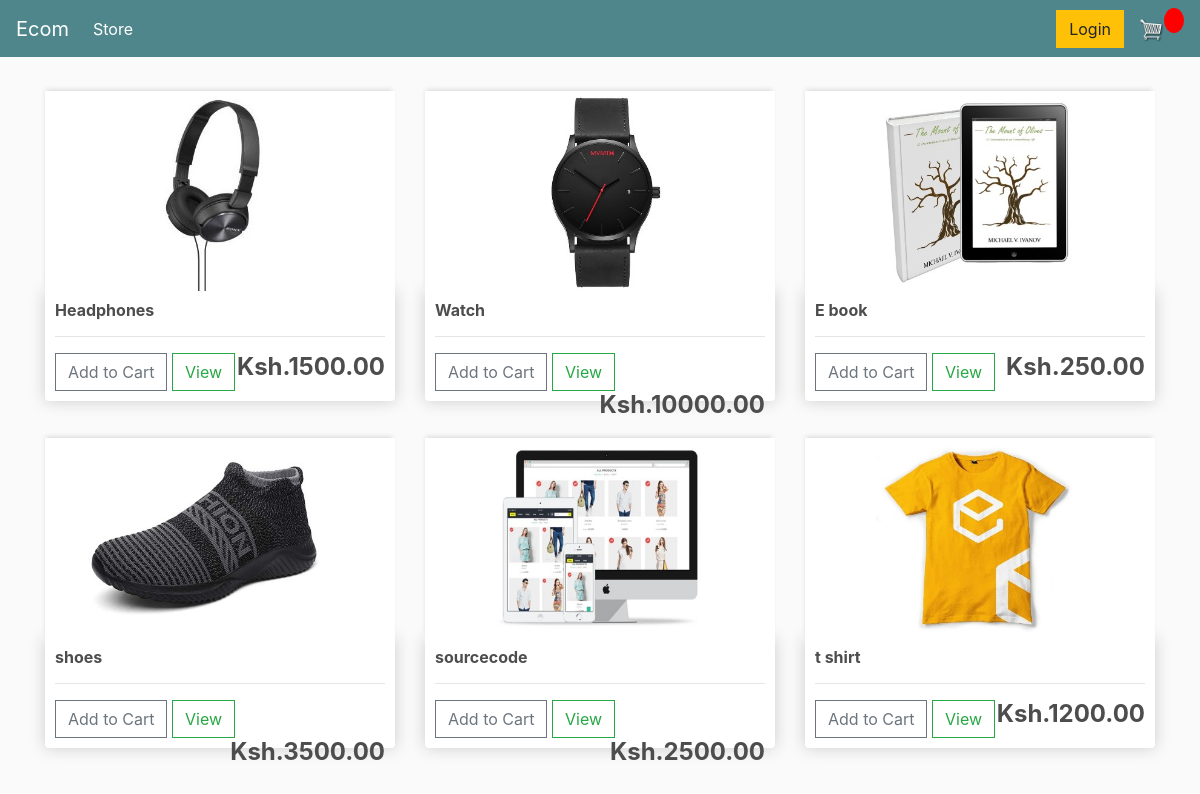
The page / on the database its author committed.
### store/models.py (models this page shows, shortened)
class Product(models.Model):
    name = models.CharField(max_length=200)
    price = models.FloatField()
    digital = models.BooleanField(default=False, null=True, blank=True)
    image = models.ImageField(null=True, blank=True)
    @property
    def imageURL(self):
        try:
            url = self.image.url
        except:
            url = ''
        return url

### store/views.py (the view)
# urls.py: path('', include('store.urls')),
def store(request):
    data = cartData(request)
    cartItems = data['cartItems']
    order = data['order']
    items = data['items']
    products = Product.objects.all()
    context = {'products': products, 'cartItems': cartItems}
    return render(request, 'store/store.html', context)

### store/templates/store/store.html
{% extends 'store/main.html' %}
{% load static %}
{% block content %}
	<div class="row">
		{% for product in products %}
		<div class="col-lg-4">
			<img class="thumbnail" src="{{product.imageURL}}">
			<div class="box-element product">
				<h6><strong>{{product.name}}</strong></h6>
				<hr>
				<button data-product={{product.id}} data-action="add" class="btn btn-outline-secondary add-btn update-cart">Add to Cart</button>
				<a class="btn btn-outline-success" href="#">View</a>
				<h4 style="display: inline-block; float: right"><strong>Ksh.{{product.price|floatformat:2}}</strong></h4>
			</div>
		</div>
		{% endfor %}
	</div>
{% endblock content %}

### store/templates/store/main.html (shortened to what this page needs)
<!DOCTYPE html>
{% load static %}
<html>
<head>
	<link rel="stylesheet" href="https://stackpath.bootstrapcdn.com/bootstrap/4.4.1/css/bootstrap.min.css">
	<link rel="stylesheet" type="text/css" href="{% static 'css/main.css' %}">
</head>
<body>
	<nav class="navbar navbar-expand-lg navbar-dark bg-dark">
	  <a class="navbar-brand" href="{% url 'store' %}">Ecom</a>
	  <div class="collapse navbar-collapse" id="navbarSupportedContent">
	    <ul class="navbar-nav mr-auto">
	      <li class="nav-item active">
	        <a class="nav-link" href="{% url 'store' %}">Store <span class="sr-only">(current)</span></a>
	      </li>
	    </ul>
	    <div class="form-inline my-2 my-lg-0">
	     	<a href="#"class="btn btn-warning">Login</a>
	     	<a href="{% url 'cart' %}">
	    		<img  id="cart-icon" src="{% static 'images/cart.png' %}">
	    	</a>
	    	<p id="cart-total">{{cartItems}}</p>
	    </div>
	  </div>
	</nav>
     <div class="container">
            <br>
            {% block content %}
            {% endblock content %}
         </div>
</body>
</html>

### static/css/main.css (style rules this page uses)
body { background-color: hsl(0, 0%, 98%); }
h1,h2,h3,h4,h5,h6 { color:hsl(0, 0%, 30%); }
.box-element { box-shadow:hsl(0, 0%, 80%) 0 0 16px; background-color: #fff; border-radius: 4px; padding: 10px; }
.thumbnail { width: 100%; height: 200px; -webkit-box-shadow: -1px -3px 5px -2px rgba(214,214,214,1); -moz-box-shadow: -1px -3px 5px -2px rgba(214,214,214,1); box-shadow: -1px -3px 5px -2px rgba(214,214,214,1); }
.product { border-radius: 0 0 4px 4px; }
.bg-dark { background-color: #4f868c!important; }
#cart-icon { width:25px; display: inline-block; margin-left: 15px; }
#cart-total { display: block; text-align: center; color:#fff; background-color: red; width: 20px; height: 25px; border-radius: 50%; font-size: 14px; }
.col-lg-4, .col-lg-6, .col-lg-8, .col-lg-12 { margin-top: 10px; }
.btn { border-radius: 0; }

### rows shown on the page
Product: imageURL (picture), name "Headphones", price "1500.00"
Product: imageURL (picture), name "Watch", price "10000.00"
Product: imageURL (picture), name "E book", price "250.00"
Product: imageURL (picture), name "shoes", price "3500.00"
Product: imageURL (picture), name "sourcecode", price "2500.00"
Product: imageURL (picture), name "t shirt", price "1200.00"
